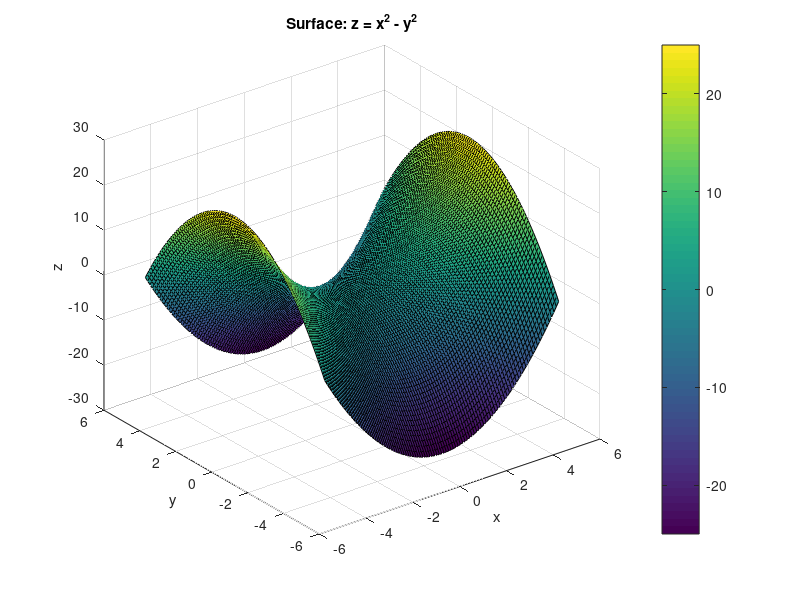

Source code (MATLAB):
% Plot the surface: 𝑧 = 𝑥²− 𝑦². Use surf. Add colorbar.

[x,y] = meshgrid(-5:0.1:5);
z = x.^2 - y.^2;

surf(x,y,z)
title('Surface: z = x^2 - y^2');
xlabel('x'); ylabel('y'); zlabel('z');
colorbar;
